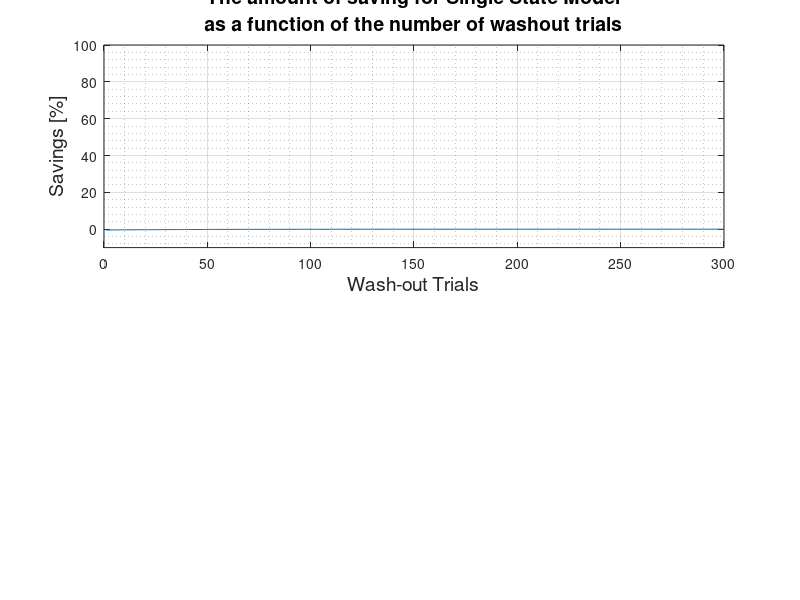

Source code (MATLAB): (Note: this script raises an error after producing the figure.)
%Single State Model-- wash out trials
A = 0.99;
B = 0.013;
p = 800
k = 0.290461513759037 %80th value of initial learning
for wot = 1:300
    for i = 1:p + wot    
  
    if (i >= 0) && (i <50)
        f = 0;
    elseif (i >= 50) && (i <401) || ((i >= 431+wot) && (i < 801+wot))
        f = 1;
    elseif (i >= 401) && (i <431)
        f = -1;
    elseif (i >= 431) && (i < (431+wot))
        f = 0;
    end
    
    if (i == 1)
        e = f;
        n = B*e;
        
    else 
        e = f - n(i-1);
        n(i) = A*n(i-1) + B*e;
        
    end
    end
    I(wot) = (n(461 + wot)-k)/k * 100; % 430th trial where relearning starts 
    
   
end
figure (4)
subplot(2,1,1)
plot (1:300, I)
title ({'The amount of saving for Single State Model',...
    'as a function of the number of washout trials'}, 'FontSize', 14)
xlabel ('Wash-out Trials','FontSize', 14)
ylabel ('Savings [%]','FontSize', 14)
ylim ([-10 100])
grid on
grid minor

%Multi State Model-- wash out trials
A = 0.99;
B = 0.013;
p = 800
k = 0.336245020637804 %80th value of initial learning
for wot = 1:300
    
    for i = 1:p + wot    
  
    if (i >= 0) && (i <50)
        f = 0;
    elseif (i >= 50) && (i <401) || ((i >= 418+wot) && (i < 801+wot))
        f = 1;
    elseif (i >= 401) && (i <418)
        f = -1;
    elseif (i >= 418) && (i < (418+wot))
        f = 0;
    end
    
    if (i == 1)
        e = f;
        n1 = Bf * e(i); %Fast
        n2 = Bs * e(i); %Slow
    else 
        n3(i-1) = n1(i-1) + n2(i-1); %Total
        e(i-1) = f - n3(i-1); %Error
        n1(i) = Af * n1(i-1) + Bf * e(i-1); %Fast
        n2(i) = As * n2(i-1) + Bs * e(i-1); %Slow
        
    end
    end
    I(wot) = (n3(448+wot)-k)/k * 100; % 418th trial where relarning starts + 30)
    
end
%figure (5)
subplot(2,1,2)
plot (1:300, I)
title ({'The amount of saving for Multi-Rate Model',...
    'as a function of the number of washout trials'}, 'FontSize', 14)
xlabel ('Wash-out Trials','FontSize', 14)
ylabel ('Savings [%]','FontSize', 14)
ylim ([-10 100])
grid on
grid minor